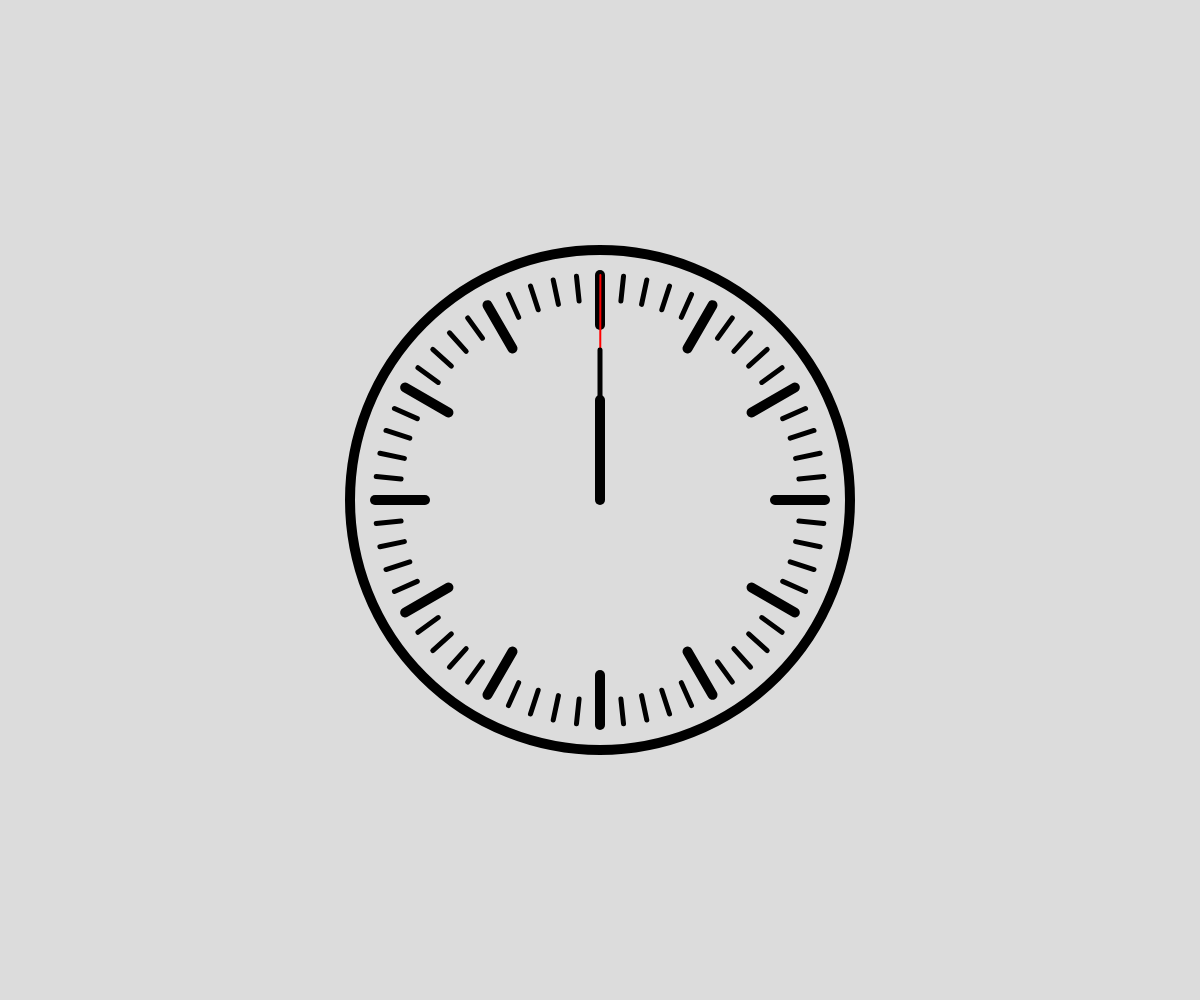
Frame 1 (no input)
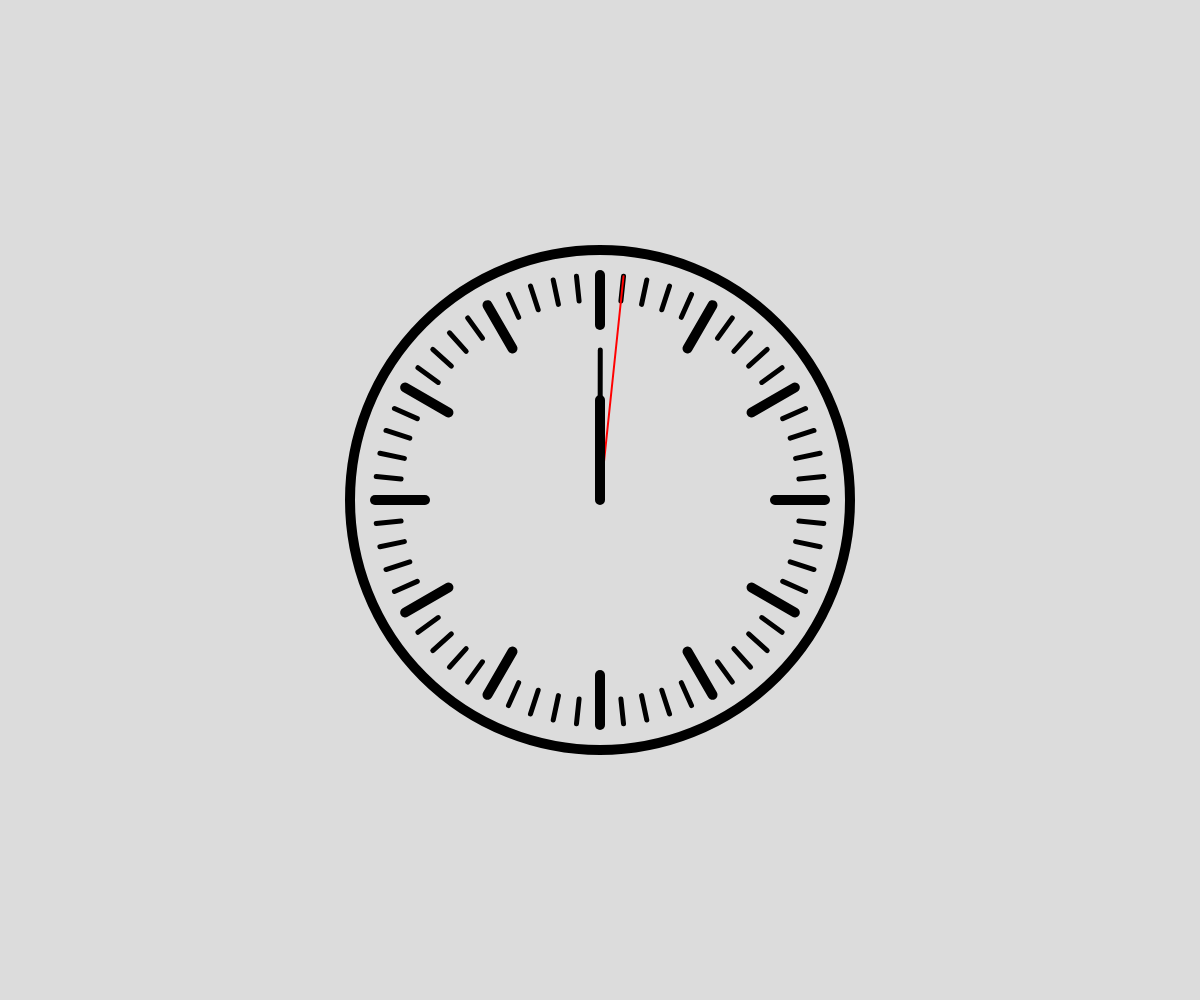
Frame 60 (no input)
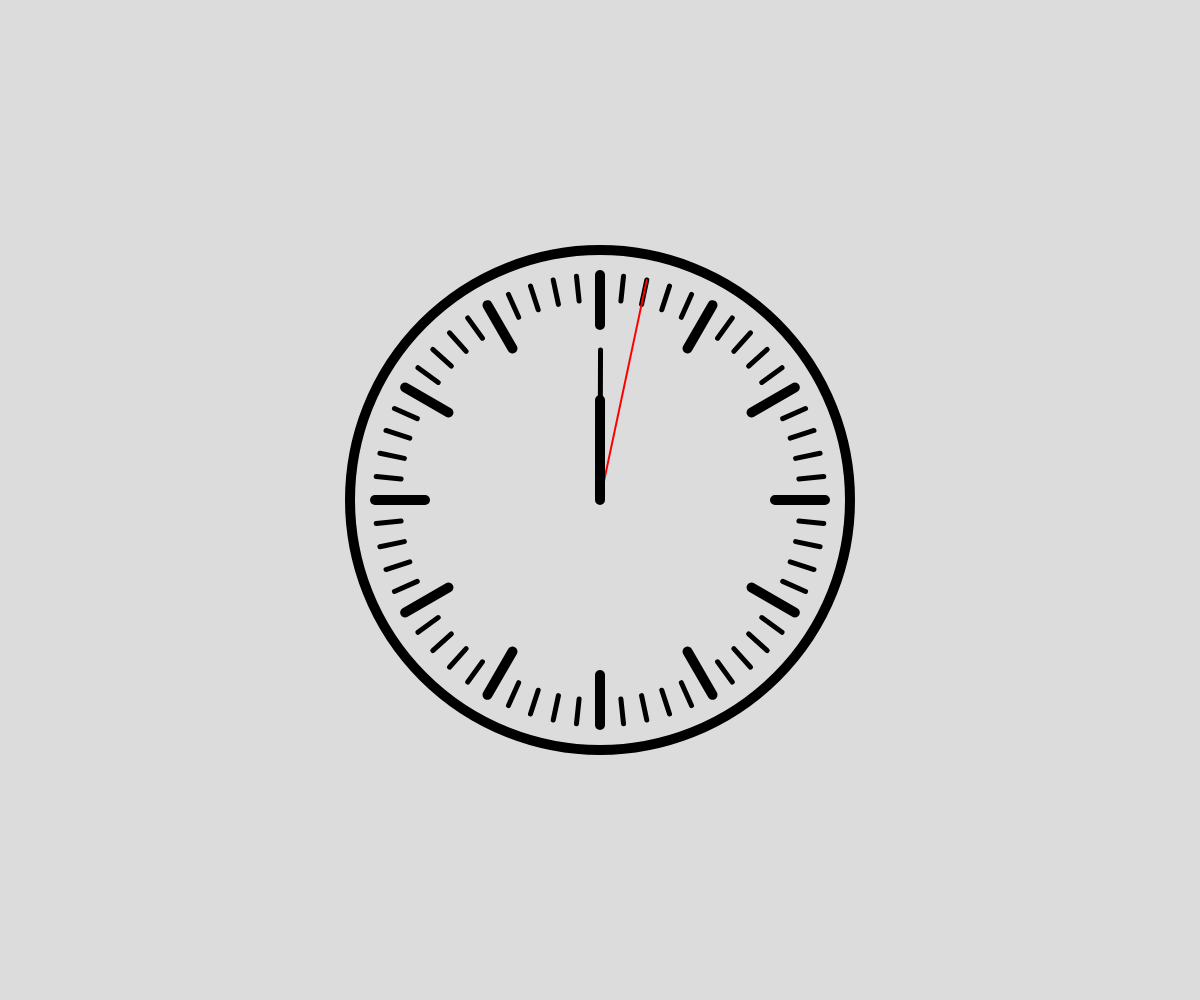
Frame 120 (the mouse pressed at the canvas centre since frame 60)

The p5.js sketch that drew these frames (run headless with seeded random() and noise() and a simulated clock; from frame 60 on, the mouse is pressed at the canvas centre):

// p5.js sketch
// ── sketch.js
// Clock (Transformation and Rotation)
// Adrian Chan
// October 9, 2025

// GLOBAL VARIABLES
let diameter = 500;


function setup() {
  createCanvas(windowWidth, windowHeight);
  angleMode(DEGREES);
}

function draw() {
  background(220);
  clockFace();
  secondHand();
  minuteHand();
  hourHand();
}

function clockFace(){
  noFill();
  push();
  translate(width/2, height/2);
  strokeWeight(10)
  stroke(0);
  
  circle(0, 0, diameter);
  for (let i = 0; i<12; i++){
    strokeWeight(10);
    line (0, 175, 0, 225);
    rotate(6);
    for (let i=0; i<4; i++){
      strokeWeight(5);
      line (0, 200, 0, 225);
      rotate(6)
    }
  }
  pop();
}


function secondHand(){
  push()
  translate(width/2, height/2)
  strokeWeight(2);
  stroke(255, 0, 0);
  rotate(frameCount/10);
  line(0, 0, 0, -225);
  pop();
}

function minuteHand(){
  push()
  translate(width/2, height/2)
  strokeWeight(5);
  stroke(0);
  rotate(frameCount/600);
  line(0, 0, 0, -150);
  pop();
}

function hourHand(){
  push();
  translate(width/2, height/2)
  strokeWeight(10);
  stroke(0);
  rotate(frameCount/7200);
  line(0, 0, 0, -100);
  pop();
}
